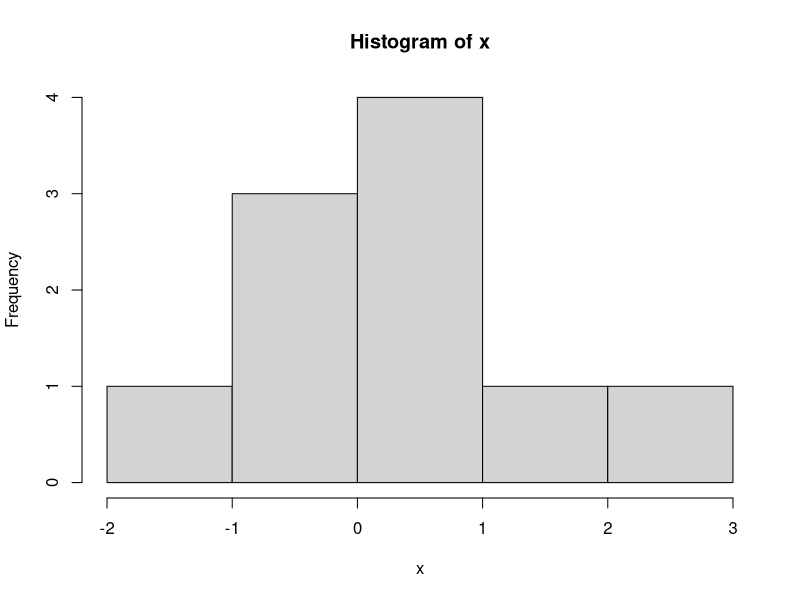

Recreate this plot in R. (Note: this script raises an error after producing the figure.)



####
x<-matrix(0,nrow=3,ncol=4)
print(x)
y <- matrix(1:12, nrow = 3, ncol = 4)
print(y)
y[1,3]
y[,2] # all the elements from the second column

x<-1:15
dim(x)<-c(3,5)
x

class(x) ## matrix

z <- x[1:2, 3:4] # from 1st row select 3rd and 4rth element
# from 2nd row select 3rd and 4rth element

class(z) ## matrix

x[1, 3] <- 1 ## replacing 3rd element with 1 in first row
x

x[,1]<-c(-1,-2,-3)
x

x[, 4]<-2 ## all values becomes 2 in 4rth column
x

x>0
x[x>0] 

x[1,1]<-NA
x
is.na(x)

x[is.na(x)]<-0
x

v<- apply(x, 1, mean) ## 1 means row
v<- apply(x, 2, min) ## 2 means col

gender=c("M","M","F")
ht<-c(120,130,140)
wt<-c(63,76,54)

df<-data.frame(gender,ht,wt)
class(df)
df[1,2]
names(df)
rownames(df)<-c("a","b","c")
df
df$ht ## will give height values

## Components can be added to a data frame in the natural way.
df$age <- c(28, 55, 43)
df

rbind(df,df,df)
cbind(rbind(df,df,df),rbind(df,df,df))

rnorm(5) ##we can generate 5 standard normal random numbers
x<-rnorm(10)
mean(x)
sd(x)
hist(x)

x <- 10
f1 <- function(x) {
  
  x + 10
}

f1(222)


f <- function(x) x^2

f <- function(x) {
  x^2}

f<-function(x,y){
  x+y
}

f(2,3)

f<-function(x,y){
  c(x:y)
}

f(1,20)

f<-function(x,y,z){
  seq(x,y,z)
}

f(1,20,3)



for (i in c(1:20)){
  print("funny")
}


for (i in c(1:20)){
  
}
print("funny")

x=2
if (x==2) {
  y=x+1
  print(y)
}

x=2
if (x<10) {
  y=x+1
  print(y)
}

x <- 5
if(x > 0){
  print("Positive number")
}


x<-2
if (x<0) {
  print("hi")
} else {
  print("bye")
}


x <- 0
if (x < 0) {
  print("Negative number")
} else if (x > 0) {
  print("Positive number")
} else
  print("Zero")


#First example:
x=c(1,2)
t=for(i in 1:length(x)){
  if (x==1){a=x+1}else
    if (x==2){a=x}
}

###
##24/june/2015

x <- c(1 + (0+0i), 2 + (0+4i))

series <- 1:10
sq<-seq(10)
class(series)
class(sq)

length(1:10)

xx <- c(1.7, "a")
xx <- c(TRUE, 2)
xx <- c("a", TRUE)

x <- 1:3
names(x) <- c("karthik", "ram", "rocks")
x

x <- as.list(1:10)
names(x) <- letters[seq(along = x)]
x


m <- matrix(1:4, nrow = 2)
m <- matrix(1:4, ncol = 2)

dimnames(m) <- list(c("a", "b"), c("c", "d"))

a <- matrix(1:9, nrow = 3)
colnames(a) <- c("A", "B", "C")
a[1:2, ]

#df <- data.frame(x = 1:3, y = 3:1, z = letters[1:3])
#df[df$x == 2, ]

## control structures
## if
x <- 1:15
if (sample(x, 1) <= 10) {
  print("x is less than 10")
} else {
  print("x is greater than 10")
}

x<- 3
if(x<10){ 
  print("yes")
}else{
  print("no")
}

## Vectorization with ifelse
x<-3
ifelse(x <= 10, "x less than 10", "x greater than 10")

## Other valid ways of writing if/else

x<-3
if (x < 10) {
  y <- 5
} else {
  z <- 0
}


# for
for (i in 1:10) {
  print(i)
}



x <- c("apples", "oranges", "bananas", "strawberries")

for (i in length(x)) {
  print(x[i]) ##"strawberries"
}

for (i in 1:length(x)) {
  print(x[i])##"apples", "oranges", "bananas", "strawberries"
}

for (i in 1:4) {
  print(x[i])##"apples", "oranges", "bananas", "strawberries"
}


for (i in seq(x)) {
  print(x[i])##"apples", "oranges", "bananas", "strawberries"
}

for (i in 1:4) print(x[i]) ##"apples", "oranges", "bananas", "strawberries"

##Nested loops

m <- matrix(1:10, 2)
for (i in seq(nrow(m))) {
  for (j in seq(ncol(m))) {
    print(m[i, j])
  }
}

##While

i <- 1
while (i < 10) {
  print(i)
  i <- i + 1
}

##Example of repeat loop

x <- 1
repeat {
  x = x+1
  print(x)
  if (x == 6){
    break
  }
}

##

x <- 1
repeat {
  print(x)
  x = x+1
  if (x == 6){
    break
  }
}

## next

for (i in 1:20) {
  if (i%%2 == 1) {
    next
  } else {
    print(i)
  }
}

for (i in 1:20) {
  if (i%%2 == 0) {
    next
  } else {
    print(i)
  }
}

which.min(c(2,5,1,7,8))
which.max(c(2,5,1,1,8))


## merging in R

x<-BOD
x

mode(x)
data.matrix(x)
mode(data.matrix(x))
